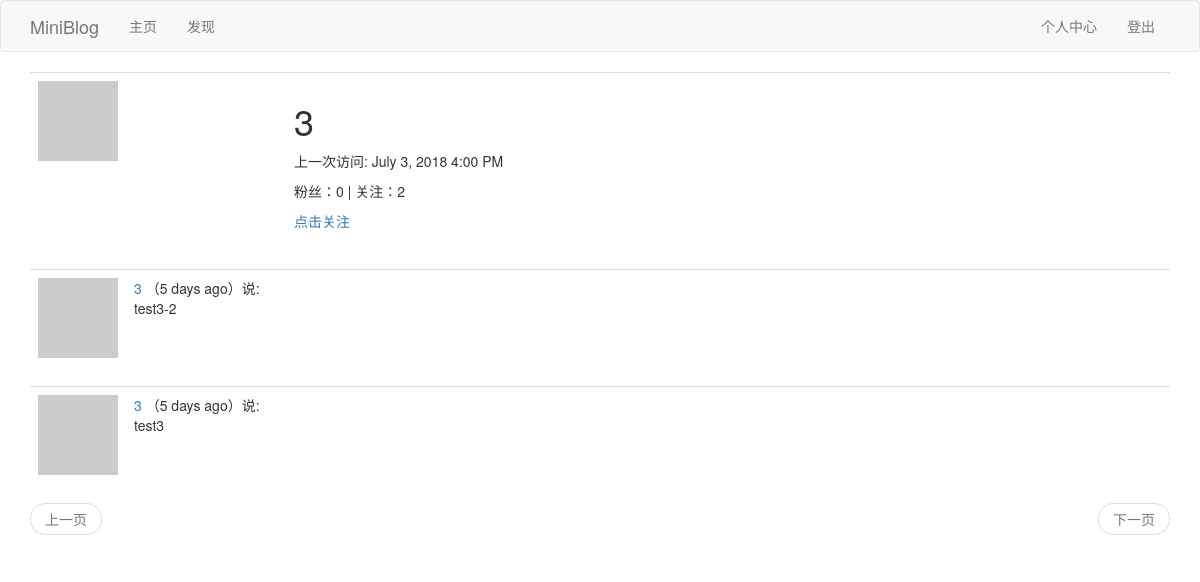
The app's page /user/3 (signed in), older data.
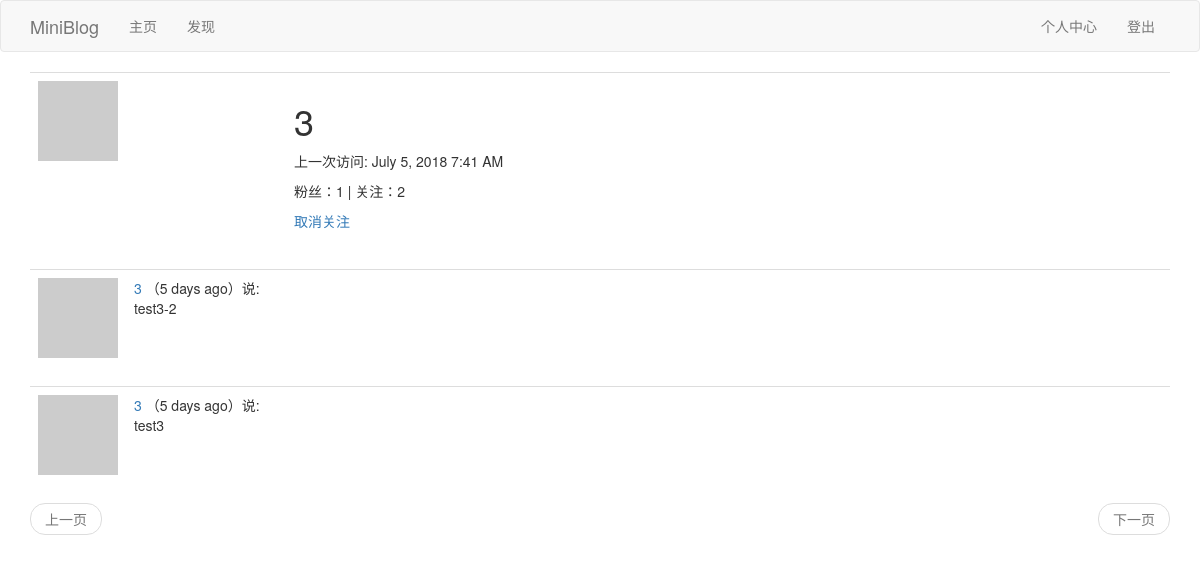
The same page, newer data.
### app/models.py (models this page shows, shortened)
class User(UserMixin,db.Model):
	__tablename__ = 'user'
	id = db.Column(db.Integer,primary_key=True)
	username = db.Column(db.String(64),index=True,unique=True)
	email = db.Column(db.String(64),index=True,unique=True)
	password_hash = db.Column(db.String(128))
	posts = db.relationship('Post',backref='author',lazy='dynamic')
	about_me = db.Column(db.String(140))
	last_seen = db.Column(db.DateTime,default=datetime.utcnow)
	def __repr__(self):
		return '<User {}'.format(self.username)
	__str__ = __repr__
	def avatar(self,size):
		digest = md5(self.email.lower().encode('utf-8')).hexdigest()
		return r'https://www.gravatar.com/avatar/{}?d=identicon&s={}'.format(digest,size)
	followed = db.relationship("User",secondary=followers,
		primaryjoin=(followers.c.follower_id == id),
		secondaryjoin=(followers.c.followed_id == id),
		backref=db.backref('followers',lazy='dynamic'),lazy='dynamic'
		)
	def is_following(self,user):
		return self.followed.filter(followers.c.followed_id == user.id).count()>0

class Post(db.Model):
    id = db.Column(db.Integer, primary_key=True)
    body = db.Column(db.String(140))
    timestamp = db.Column(db.DateTime, index=True, default=datetime.utcnow)
    user_id = db.Column(db.Integer, db.ForeignKey('user.id'))
    language = db.Column(db.String(5))

### app/views.py (the view)
@app.route('/user/<username>')
@login_required
def user(username):
	user = User.query.filter_by(username=username).first_or_404()
	page = request.args.get('page',1,type=int)
	posts = user.posts.order_by(Post.timestamp.desc()).paginate(
		page,app.config['POSTS_PER_PAGE'],False)
	next_url = url_for('user',username=username,page=posts.next_num) if posts.has_next else None
	prev_url = url_for('user',username=username,page=posts.prev_num) if posts.has_prev else None
	return render_template('user.html',user=user,posts=posts.items,next_url=next_url, prev_url=prev_url)

### app/models.py (called while the page is built)
@login.user_loader
def load_user(id):
	return User.query.get(int(id))

### app/views.py (called while the page is built)
@app.before_request
def before_request():
	if current_user.is_authenticated:
		current_user.last_seen = datetime.utcnow()
		db.session.commit()
	g.locale = str(get_locale())

### app/templates/user.html (shortened to what this page needs)
{% extends "base.html" %}
{% block app_content %}
	<table class="table table-hover">
        <tr>
            <td width="256px"><img src="{{ user.avatar(256) }}"></td>
            <td>
            	<h1>{{ user.username }}</h1>
                {% if user.last_seen %}<p>{{_("上一次访问")}}: {{ moment(user.last_seen).format('LLL') }}</p>{% endif %}
                <p>{{_("粉丝")}}：{{ user.followers.count() }} | {{_("关注")}}：{{ user.followed.count() }} </p>
                {% if user == current_user %}
                    <p><a href="{{ url_for('edit_profile') }}">{{_("编辑")}}</a></p>
                {% elif current_user.is_following(user) %}
                    <p><a href="{{ url_for('unfollow', username=user.username) }}">{{_("取消关注")}}</a></p>
                {% else %}
                    <p><a href="{{ url_for('follow', username=user.username) }}">{{_("点击关注")}}</a></p>
                {% endif %}
            </td>
        </tr>
    </table>
	{% for post in posts %}
		{% include "_post.html" %}
	{% endfor %}
    {% include "_pagination.html" %}
{% endblock %}

### app/templates/base.html (shortened to what this page needs)
{% extends 'bootstrap/base.html' %}
{% block navbar %}
    <nav class="navbar navbar-default">
        <div class="container">
            <div class="navbar-header">
                <a class="navbar-brand" href="{{ url_for('index') }}">MiniBlog</a>
            </div>
            <div class="collapse navbar-collapse" id="bs-example-navbar-collapse-1">
                <ul class="nav navbar-nav">
                    <li><a href="{{ url_for('index') }}">{{_("主页")}}</a></li>
                    <li><a href="{{ url_for('explore') }}">{{_("发现")}}</a></li>
                </ul>
                <ul class="nav navbar-nav navbar-right">
                    {% if current_user.is_anonymous %}
                    <li><a href="{{ url_for('auth.login') }}">{{_("登陆")}}</a></li>
                    {% else %}
                    <li><a href="{{ url_for('user', username=current_user.username) }}">{{_("个人中心")}}</a></li>
                    <li><a href="{{ url_for('auth.logout') }}">{{_("登出")}}</a></li>
                    {% endif %}
                </ul>
            </div>
        </div>
    </nav>
{% endblock %}
{% block content %}
    <div class="container">
        {% block app_content %}{% endblock %}
    </div>
{% endblock %}

### app/templates/_post.html (shortened to what this page needs)
    <table class="table table-hover">
        <tr>
            <td width="70px">
                <a href="{{ url_for('user', username=post.author.username) }}">
                    <img src="{{ post.author.avatar(70) }}" />
                </a>
            </td>
            <td>
                <a href="{{ url_for('user', username=post.author.username) }}">
                    {{ post.author.username }}
                </a>
                （{{ moment(post.timestamp).fromNow() }}）{{_('说')}}:
                <br>
                <span id="post{{post.id}}">{{ post.body }}</span>
            </td>
        </tr>
    </table>

### app/templates/_pagination.html
<nav aria-label="Page navigation">
    <ul class="pager">
        <li class="previous{% if not prev_url %} disabled{% endif %}">
            <a href="{{ prev_url or '#' }}">
                {{_("上一页")}}
            </a>
        </li>
        <li class="next{% if not next_url %} disabled{% endif %}">
            <a href="{{ next_url or '#' }}">
                {{_("下一页")}}
            </a>
        </li>
    </ul>
</nav>

Row changes from the older to the newer data that the page shows:
changed User: last_seen "July 3, 2018 4:00 PM" → "July 5, 2018 7:41 AM"
Text that changed along with them:
{{ user.followers.count() }}: "0" → "1"
text no longer shown: "点击关注"
text now shown: "取消关注"
